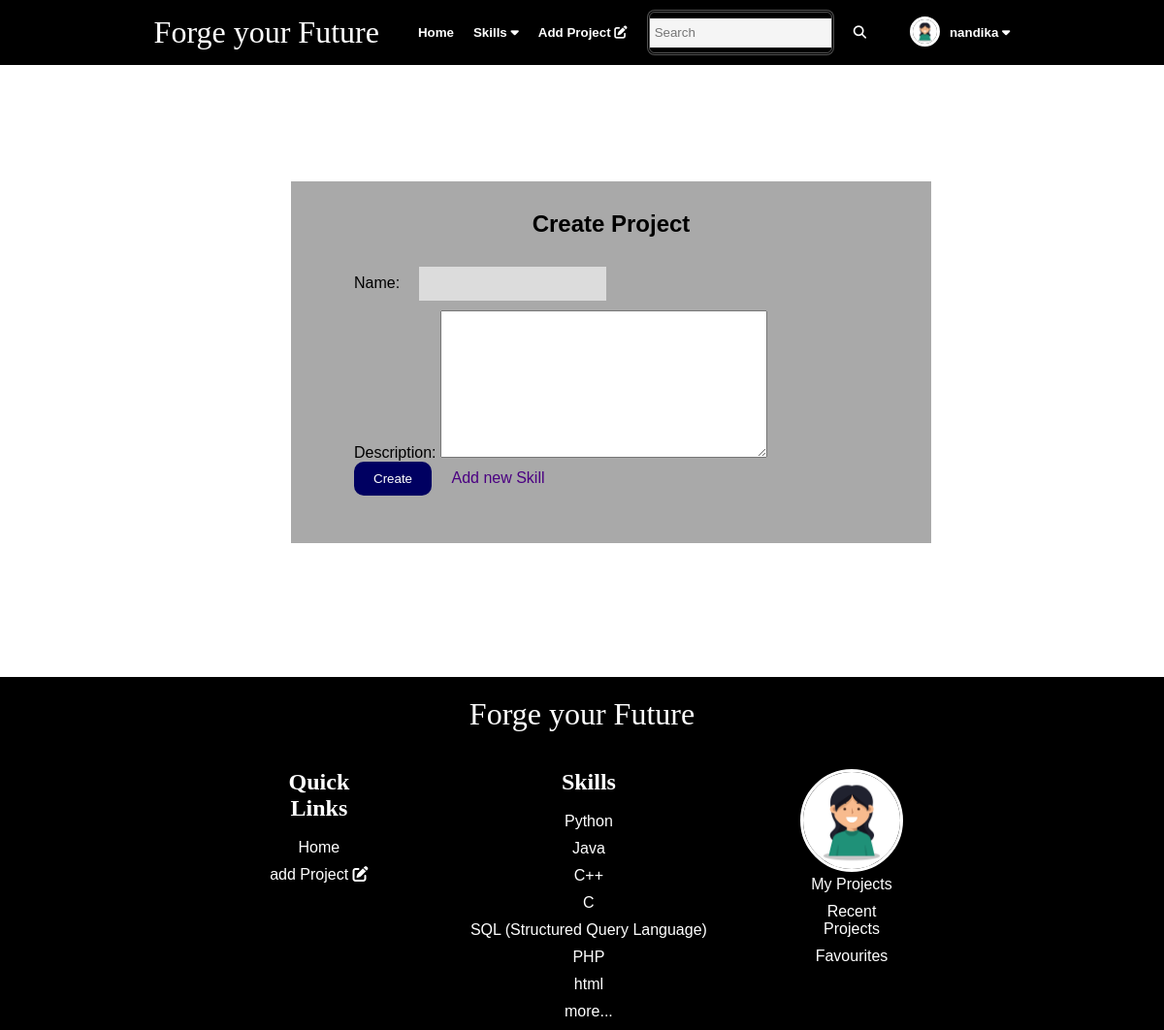
The app's page /add_skill/ (signed in) with its own data.
### fyf_app/models.py (models this page shows, shortened)
class Profile(models.Model):
    user = models.OneToOneField(User, on_delete=models.CASCADE)
    profile_id = models.AutoField(primary_key=True)
    pen_name = models.CharField(max_length=250)
    profile_photo = models.ImageField(upload_to='profile_photo/')
    bio = models.TextField()

class Skill(models.Model):
    skill_id = models.AutoField(primary_key=True)
    name = models.CharField(max_length=255)
    description = models.TextField()

### fyf_app/views.py (the view)
# urls.py: path('add_skill/', add_skill, name='add_skill'),
def add_skill(request):
    if request.method == 'POST':
        form = SkillForm(request.POST)
        if form.is_valid():
            form.save()
            return redirect('create_project')
    else:
        form = SkillForm()
    username = request.user.username
    user_details = User.objects.get(username=username)
    profile_details = Profile.objects.get(user=user_details.id)
    skills = Skill.objects.all
    return render(request, 'write.html', {'form': form, 'User': user_details, 'Profile': profile_details, 'Skills': skills})

### fyf_app/forms.py
class SkillForm(forms.ModelForm):
    class Meta:
        model = Skill
        fields = ['name', 'description']

### fyf_app/templates/write.html (shortened to what this page needs)
{% extends 'base.html' %}
{% load static %}
    {% block content %}
        <div class="container">
            <form method="post" enctype="multipart/form-data">
                <h2 style="text-align: center;">Create Project</h2>
                <div class="wrap">
                    {{ form.as_p }}
                    <div class="btn-field">
                        <button type="submit" class="btn btn-primary">Create</button>
                        <a href="{% url 'add_skill' %}" style="color: indigo;">&ensp;&ensp;Add new Skill</a>
                    </div>
                </div>
            </form>
        </div>
        <link rel="stylesheet" href="{% static 'css/create_user.css' %}">
    {% endblock %}

### fyf_app/templates/base.html (shortened to what this page needs)
{% load static %}
<!DOCTYPE html>
<html lang="en">
<head>
    <link rel="stylesheet" href="{% static 'css/stylesheet.css' %}">
</head>
<body>
    <div id="header">
        <div class="navbar">
            <button class="nav-button"><p class="head-title">Forge your Future</p></button>
            <button class="nav-button">
                <button><a href="{% url 'home' %}">Home</a></button>
                <div class="dropdown">
                    <button class="dropbtn">
                        Skills <i class="fa-solid fa-caret-down" style="color: inherit;"></i>
                    </button>
                </div>
            </button>
            <button><a href="{% url 'create_project' %}">Add Project <i class="fa-solid fa-pen-to-square" style="color: inherit;"></i></a></button>
            <button class="search">
                <form action="{% url 'search' %}" method="GET">
                    <input type="text" name="q" placeholder="Search" autocomplete="off" style="height: 30px; margin: 0; padding: 0 5px; background-color: whitesmoke;">
                    <button type="submit"><i class="fa-solid fa-magnifying-glass" style="color: inherit; padding: 0 5px 0 0;"></i></button>
                </form>
            </button>
            <button class="nav-button">
                <button style="border-radius: 50%; margin-right: 0;">
                    {% if user.is_authenticated %}
                        {% if Profile.profile_photo %}
                            <img src="{{ Profile.profile_photo.url }}" alt="{{ Profile.pen_name }}" style="height: 25px; border-radius: 50%; border-style: solid;">
                        {% else %}
                            <img src="../media/user.png" alt="{{ Profile.pen_name }}" style="height: 25px; border-radius: 50%; border-style: solid;">
                        {% endif %}
                    {% else %}
                        <button><a href="./registration/login.html">Login</a></button>
                    {% endif %}
                </button>
                <div class="dropdown">
                    <button class="dropbtn">
                        {{ User.username }} <i class="fa-solid fa-caret-down" style="color: inherit"></i>
                    </button>
                </div>
            </button>
        </div>
    </div>
    <div id="content">
        {% block content %}{% endblock %}
    </div>
    <div id="footer">
        <br>
        <footer>
            <p class="head-title" style="padding: 20px;">Forge your Future</p>
            <br>
            <div class="footer-content">
                <div class="col-1">
                    <h2>Quick Links</h2>
                    <br>
                    <a href="{% url 'home' %}">Home</a>
                    <a href="{% url 'create_project' %}">add Project <i class="fa-solid fa-pen-to-square" style="color: inherit;"></i></a>
                </div>
                <div class="col-2">
                    <h2>Skills</h2>
                    <br>
                    <div class="col-a">
                        {% for skill in Skills %}
                            {% if forloop.counter <= 4 %}
                                <a href="{% url 'skill_projects' skill_name=skill.name %}">{{ skill.name }}</a>
                            {% endif %}
                        {% endfor %}
                    </div>
                    <div class="col-b">
                        {% for skill in Skills %}
                            {% if forloop.counter > 5 and forloop.counter <= 9 %}
                                <a href="{% url 'skill_projects' skill_name=skill.name %}">{{ skill.name }}</a>
                            {% endif %}
                        {% endfor %}
                        <a href="{% url 'skills' %}">more...</a>
                    </div>
                </div>
                <div class="col-3">
                    <img src="{{ Profile.profile_photo.url }}" alt="{{ Profile.pen_name }}" style="height: 100px; border-radius: 50%; border-style: solid;">
                    <a href="{% url 'my_list'%}">My Projects</a>
                    <a href="{% url 'read_list'%}">Recent Projects</a>
                    <a href="{% url 'liked_projects'%}">Favourites</a>
                </div>
            </div>
        </footer>
    </div>
</body>
</html>

### fyf_app/static/css/stylesheet.css (style rules this page uses)
* { margin: 0; padding: 0; font-family:'Lucida Sans'; }
a { color: inherit; text-decoration: none; }
.head-title { font-weight: 500; font-size: xx-large; font-family: 'Brush Script MT', cursive; }
.navbar { display: flex; color: white; background-color: black; justify-content: center; box-shadow: 2px 2px 10px #888888; }
.navbar button { border: none; margin: 10px; color: inherit; font-weight: bold; background-color: inherit; }
.navbar button a { padding: 20px 0; }
.navbar .search { border-style: double; border-radius: 8px; border-color: #93939391;; }
@media only screen and (min-width: 750px) { .navbar .search { display: block; } }
.dropdown { float: left; overflow: hidden; }
.dropdown .dropbtn { color: inherit; padding: 16px 0; background-color: inherit; }
footer { color: white; padding: 0 20%; text-align: center; background-color: black; }
footer .footer-content { display: flex; justify-content: center; }
@media only screen and (min-width: 900px) { footer .footer-content { display: flex; } }
footer h2 { font-family: cursive; }
footer div { display: block; padding: 0 2% ; }
footer div a { list-style: none; display: list-item; padding-bottom: 10px; }
footer .col-2 .col-a, footer .col-2 .col-b { padding: 0 25px; list-style: none; display: inline-block; }

### fyf_app/static/css/create_user.css (style rules this page uses)
* { margin: 0; padding: 0; font-family:'Lucida Sans', 'Lucida Sans Regular', 'Lucida Grande', 'Lucida Sans Unicode', Geneva, Verdana, sans-serif }
body { background-image: url('https://images.pexels.com/photos/3747468/pexels-photo-3747468.jpeg?auto=compress&cs=tinysrgb&w=1260&h=750&dpr=1'); background-repeat: no-repeat; background-size: cover; }
.container form { width: 650px; margin: 10% 25%; padding: 30px 5px; text-align: center; background: #a1a1a1e8; }
input { border: 0; outline: 0; padding: 18px 15px; background: transparent; }
.btn-field button { border: 0; border-radius: 10px; padding: 10px 20px; color: #fff; background-color: rgb(0, 0, 97); }

### fyf_app/templates/write.html (style rules this page uses)
.navbar { box-shadow: none; }
.container form { text-align: left; }
.wrap { padding: 3% 60px; }
input { padding: 10px 8px; margin: 10px 15px; background-color: rgba(255, 255, 255, 0.6); }
.btn-field { justify-content: space-between; align-items: center; }

### records on screen
Profile: profile_photo (picture)
Skill: name "Python"
Skill: name "Java"
Skill: name "C++"
Skill: name "C"
Skill: name "SQL (Structured Query Language)"
Skill: name "PHP"
Skill: name "html"

### other values on screen
{{ User.username }} "nandika"
